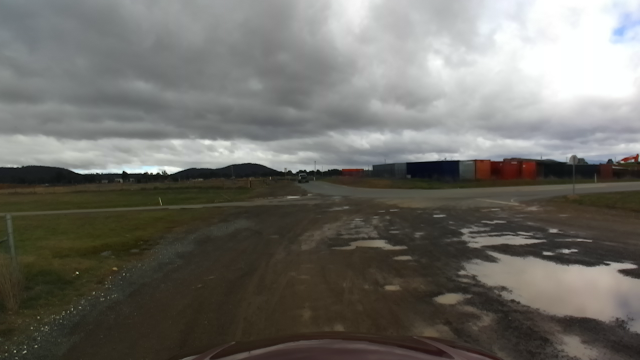
#> input picture test_images/img_000000161.png, 640 x 360 px; its folder holds 4 pictures in this run
$ python resize_to_128.py
#> lines starting #> are read from the running program, lines starting #| are printed output that depends on the picture
import cv2
import os
#Size of test input images should be 128
#Please run the code to resize the test images
#before testing

images_folder_path = "test_images/"
save_resized_image = "test_128/"
for filename in os.listdir(images_folder_path):
    image = cv2.imread(images_folder_path+filename)
#> image is the input picture: shape (360, 640, 3); mean B, G, R 102.8, 108.7, 110
    resized_image = cv2.resize(image, (128, 128))
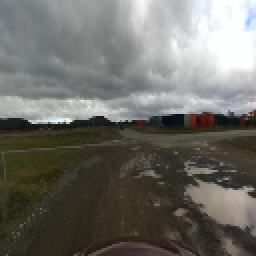
#> resized_image: shape (128, 128, 3) (shown 2 times larger); mean B, G, R 102.7, 108.6, 110
    image_resized = save_resized_image + filename
    print("resizing")
    cv2.imwrite(image_resized,resized_image)
#> pass 2 of the loop `for filename in os.listdir(images_folder_path):`:
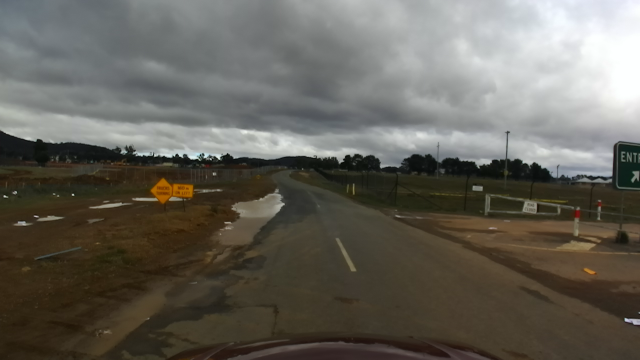
#> input picture test_images/img_000001371.png, 640 x 360 px
#> image is the input picture: shape (360, 640, 3); mean B, G, R 89.4, 97.8, 101
#> `resized_image = cv2.resize(image, (128, 128))`:
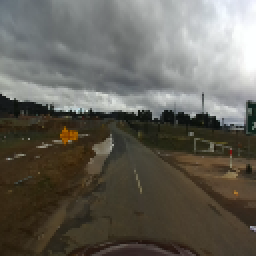
#> resized_image: shape (128, 128, 3) (shown 2 times larger); mean B, G, R 89.3, 97.8, 100.9
#> pass 3 of the loop `for filename in os.listdir(images_folder_path):`:
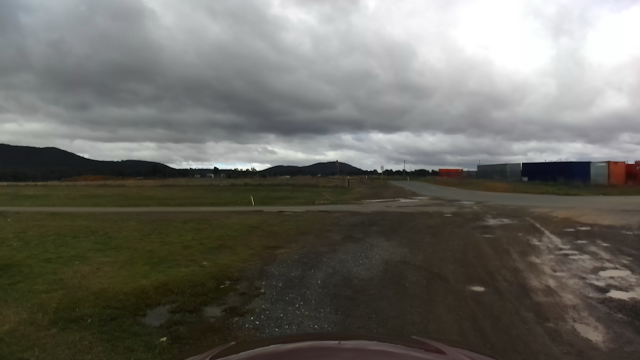
#> input picture test_images/img_000005101.png, 640 x 360 px
#> image is the input picture: shape (360, 640, 3); mean B, G, R 98.7, 105.5, 106.6
#> `resized_image = cv2.resize(image, (128, 128))`:
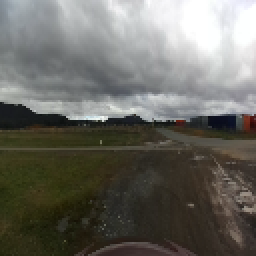
#> resized_image: shape (128, 128, 3) (shown 2 times larger); mean B, G, R 98.6, 105.5, 106.6
#> the loop made 4 passes; the first 3 are shown
